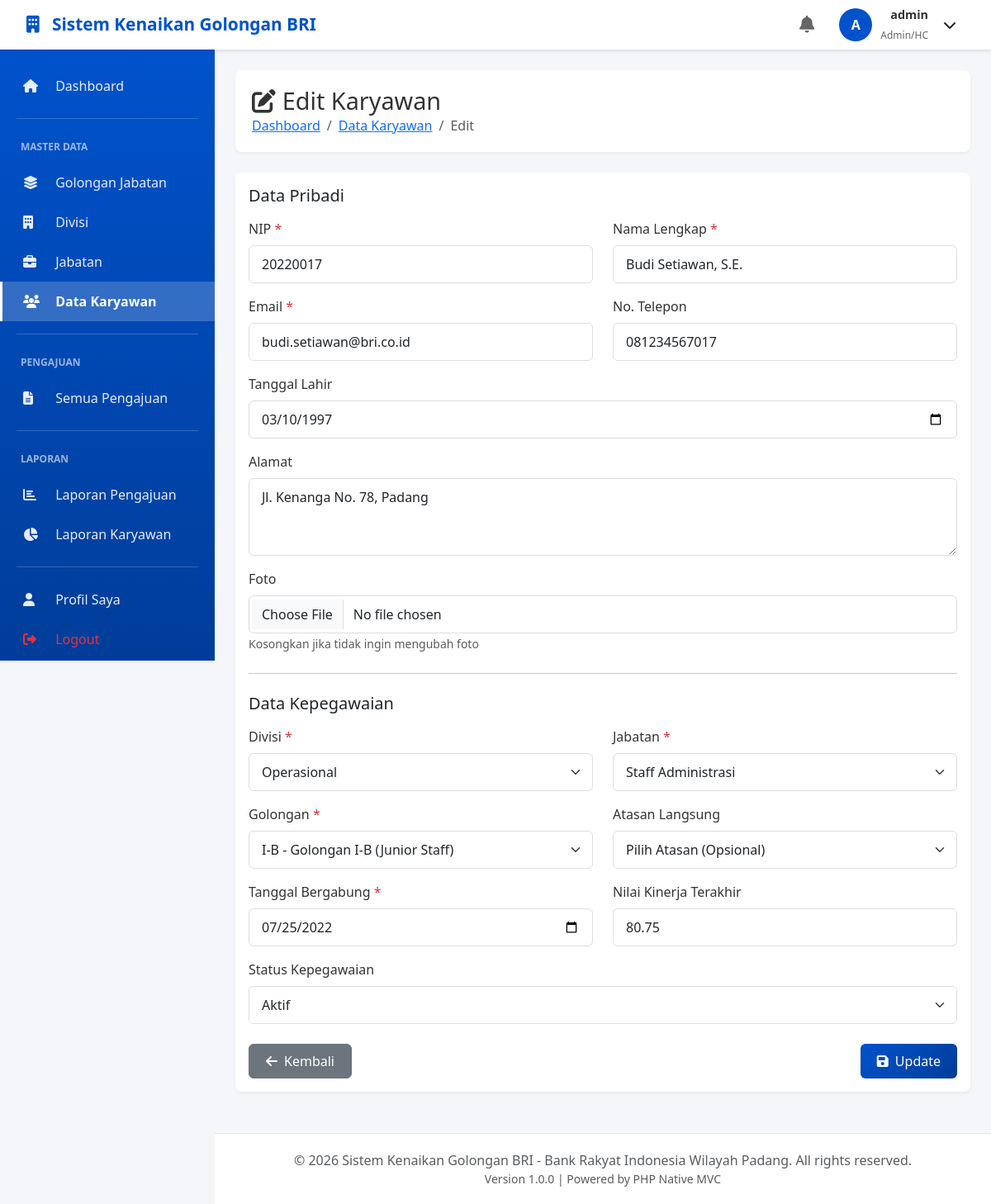
The page /pekerja/edit/29 (signed in) on the database its author committed.
### tables this page shows
CREATE TABLE IF NOT EXISTS `pekerja` (
  `id_pekerja` int NOT NULL AUTO_INCREMENT,
  `nip` varchar(20) NOT NULL,
  `nama_lengkap` varchar(100) NOT NULL,
  `tempat_lahir` varchar(50) DEFAULT NULL,
  `tanggal_lahir` date DEFAULT NULL,
  `jenis_kelamin` enum('L','P') NOT NULL,
  `alamat` text,
  `no_telepon` varchar(20) DEFAULT NULL,
  `email` varchar(100) NOT NULL,
  `id_divisi` int NOT NULL,
  `id_jabatan` int NOT NULL,
  `id_golongan_saat_ini` int NOT NULL,
  `tanggal_bergabung` date NOT NULL,
  `tanggal_golongan_terakhir` date DEFAULT NULL,
  `id_atasan` int DEFAULT NULL,
  `nilai_kinerja_terakhir` decimal(5,2) DEFAULT NULL,
  `foto` varchar(255) DEFAULT NULL,
  `status_kepegawaian` enum('aktif','cuti','nonaktif') DEFAULT 'aktif',
  `created_at` timestamp NULL DEFAULT CURRENT_TIMESTAMP,
  `updated_at` timestamp NULL DEFAULT CURRENT_TIMESTAMP ON UPDATE CURRENT_TIMESTAMP,
  PRIMARY KEY (`id_pekerja`),
  UNIQUE KEY `nip` (`nip`),
  UNIQUE KEY `email` (`email`),
  KEY `id_jabatan` (`id_jabatan`),
  KEY `id_golongan_saat_ini` (`id_golongan_saat_ini`),
  KEY `id_atasan` (`id_atasan`),
  KEY `idx_divisi_status` (`id_divisi`,`status_kepegawaian`),
  CONSTRAINT `pekerja_ibfk_1` FOREIGN KEY (`id_divisi`) REFERENCES `divisi` (`id_divisi`),
  CONSTRAINT `pekerja_ibfk_2` FOREIGN KEY (`id_jabatan`) REFERENCES `jabatan` (`id_jabatan`),
  CONSTRAINT `pekerja_ibfk_3` FOREIGN KEY (`id_golongan_saat_ini`) REFERENCES `golongan_jabatan` (`id_golongan`),
  CONSTRAINT `pekerja_ibfk_4` FOREIGN KEY (`id_atasan`) REFERENCES `pekerja` (`id_pekerja`)
);

CREATE TABLE IF NOT EXISTS `divisi` (
  `id_divisi` int NOT NULL AUTO_INCREMENT,
  `kode_divisi` varchar(20) NOT NULL,
  `nama_divisi` varchar(100) NOT NULL,
  `deskripsi` text,
  `is_active` tinyint(1) DEFAULT '1',
  `created_at` timestamp NULL DEFAULT CURRENT_TIMESTAMP,
  `updated_at` timestamp NULL DEFAULT CURRENT_TIMESTAMP ON UPDATE CURRENT_TIMESTAMP,
  PRIMARY KEY (`id_divisi`),
  UNIQUE KEY `kode_divisi` (`kode_divisi`)
);

CREATE TABLE IF NOT EXISTS `jabatan` (
  `id_jabatan` int NOT NULL AUTO_INCREMENT,
  `kode_jabatan` varchar(20) NOT NULL,
  `nama_jabatan` varchar(100) NOT NULL,
  `id_golongan_minimal` int DEFAULT NULL,
  `deskripsi` text,
  `is_active` tinyint(1) DEFAULT '1',
  `created_at` timestamp NULL DEFAULT CURRENT_TIMESTAMP,
  `updated_at` timestamp NULL DEFAULT CURRENT_TIMESTAMP ON UPDATE CURRENT_TIMESTAMP,
  PRIMARY KEY (`id_jabatan`),
  UNIQUE KEY `kode_jabatan` (`kode_jabatan`),
  KEY `id_golongan_minimal` (`id_golongan_minimal`),
  CONSTRAINT `jabatan_ibfk_1` FOREIGN KEY (`id_golongan_minimal`) REFERENCES `golongan_jabatan` (`id_golongan`)
);

CREATE TABLE IF NOT EXISTS `golongan_jabatan` (
  `id_golongan` int NOT NULL AUTO_INCREMENT,
  `kode_golongan` varchar(10) NOT NULL,
  `nama_golongan` varchar(100) NOT NULL,
  `level` int NOT NULL,
  `sub_level` char(1) NOT NULL,
  `deskripsi` text,
  `syarat_minimal` text,
  `is_active` tinyint(1) DEFAULT '1',
  `created_at` timestamp NULL DEFAULT CURRENT_TIMESTAMP,
  `updated_at` timestamp NULL DEFAULT CURRENT_TIMESTAMP ON UPDATE CURRENT_TIMESTAMP,
  PRIMARY KEY (`id_golongan`),
  UNIQUE KEY `kode_golongan` (`kode_golongan`),
  KEY `idx_level_sub` (`level`,`sub_level`)
);

### app/views/pekerja/edit.php (the view, shortened to what the rows shown need)
<div class="content-header">
    <h1><i class="fas fa-edit me-2"></i>Edit Karyawan</h1>
    <nav aria-label="breadcrumb">
        <ol class="breadcrumb">
            <li class="breadcrumb-item"><a href="<?= BASE_URL ?>/dashboard">Dashboard</a></li>
            <li class="breadcrumb-item"><a href="<?= BASE_URL ?>/pekerja">Data Karyawan</a></li>
            <li class="breadcrumb-item active">Edit</li>
        </ol>
    </nav>
</div>
<div class="card">
    <div class="card-body">
        <?php
        $old = Session::get('old');
        ?>
        <form method="POST" action="<?= BASE_URL ?>/pekerja/update/<?= $pekerja->id_pekerja ?>" enctype="multipart/form-data">
            <h5 class="mb-3">Data Pribadi</h5>
            <div class="row">
                <div class="col-md-6">
                    <div class="mb-3">
                        <label for="nip" class="form-label">NIP <span class="text-danger">*</span></label>
                        <input type="text" class="form-control" id="nip" name="nip"
                               value="<?= $old['nip'] ?? $pekerja->nip ?>" required>
                    </div>
                </div>
                <div class="col-md-6">
                    <div class="mb-3">
                        <label for="nama_lengkap" class="form-label">Nama Lengkap <span class="text-danger">*</span></label>
                        <input type="text" class="form-control" id="nama_lengkap" name="nama_lengkap"
                               value="<?= $old['nama_lengkap'] ?? $pekerja->nama_lengkap ?>" required>
                    </div>
                </div>
            </div>
            <div class="row">
                <div class="col-md-6">
                    <div class="mb-3">
                        <label for="email" class="form-label">Email <span class="text-danger">*</span></label>
                        <input type="email" class="form-control" id="email" name="email"
                               value="<?= $old['email'] ?? $pekerja->email ?>" required>
                    </div>
                </div>
                <div class="col-md-6">
                    <div class="mb-3">
                        <label for="no_telepon" class="form-label">No. Telepon</label>
                        <input type="text" class="form-control" id="no_telepon" name="no_telepon"
                               value="<?= $old['no_telepon'] ?? $pekerja->no_telepon ?>">
                    </div>
                </div>
            </div>
            <div class="mb-3">
                <label for="tanggal_lahir" class="form-label">Tanggal Lahir</label>
                <input type="date" class="form-control" id="tanggal_lahir" name="tanggal_lahir"
                       value="<?= $old['tanggal_lahir'] ?? $pekerja->tanggal_lahir ?>">
            </div>
            <div class="mb-3">
                <label for="alamat" class="form-label">Alamat</label>
                <textarea class="form-control" id="alamat" name="alamat" rows="3"><?= $old['alamat'] ?? $pekerja->alamat ?></textarea>
            </div>
            <div class="mb-3">
                <label for="foto" class="form-label">Foto</label>
                <input type="file" class="form-control" id="foto" name="foto" accept="image/*">
                <small class="text-muted">Kosongkan jika tidak ingin mengubah foto</small>
            </div>
            <hr class="my-4">
            <h5 class="mb-3">Data Kepegawaian</h5>
            <div class="row">
                <div class="col-md-6">
                    <div class="mb-3">
                        <label for="id_divisi" class="form-label">Divisi <span class="text-danger">*</span></label>
                        <select class="form-select" id="id_divisi" name="id_divisi" required>
                            <?php foreach ($divisi as $d): ?>
                                <option value="<?= $d->id_divisi ?>" <?= ($old['id_divisi'] ?? $pekerja->id_divisi) == $d->id_divisi ? 'selected' : '' ?>>
                                    <?= Helper::escape($d->nama_divisi) ?>
                                </option>
                            <?php endforeach; ?>
                        </select>
                    </div>
                </div>
                <div class="col-md-6">
                    <div class="mb-3">
                        <label for="id_jabatan" class="form-label">Jabatan <span class="text-danger">*</span></label>
                        <select class="form-select" id="id_jabatan" name="id_jabatan" required>
                            <?php foreach ($jabatan as $j): ?>
                                <option value="<?= $j->id_jabatan ?>" <?= ($old['id_jabatan'] ?? $pekerja->id_jabatan) == $j->id_jabatan ? 'selected' : '' ?>>
                                    <?= Helper::escape($j->nama_jabatan) ?>
                                </option>
                            <?php endforeach; ?>
                        </select>
                    </div>
                </div>
            </div>
            <div class="row">
                <div class="col-md-6">
                    <div class="mb-3">
                        <label for="id_golongan_saat_ini" class="form-label">Golongan <span class="text-danger">*</span></label>
                        <select class="form-select" id="id_golongan_saat_ini" name="id_golongan_saat_ini" required>
                            <?php foreach ($golongan as $g): ?>
                                <option value="<?= $g->id_golongan ?>" <?= ($old['id_golongan_saat_ini'] ?? $pekerja->id_golongan_saat_ini) == $g->id_golongan ? 'selected' : '' ?>>
                                    <?= Helper::escape($g->kode_golongan) ?> - <?= Helper::escape($g->nama_golongan) ?>
                                </option>
                            <?php endforeach; ?>
                        </select>
                    </div>
                </div>
                <div class="col-md-6">
                    <div class="mb-3">
                        <label for="id_atasan" class="form-label">Atasan Langsung</label>
                        <select class="form-select" id="id_atasan" name="id_atasan">
                            <option value="">Pilih Atasan (Opsional)</option>
                        </select>
                    </div>
                </div>
            </div>
            <div class="row">
                <div class="col-md-6">
                    <div class="mb-3">
                        <label for="tanggal_bergabung" class="form-label">Tanggal Bergabung <span class="text-danger">*</span></label>
                        <input type="date" class="form-control" id="tanggal_bergabung" name="tanggal_bergabung"
                               value="<?= $old['tanggal_bergabung'] ?? $pekerja->tanggal_bergabung ?>" required>
                    </div>
                </div>
                <div class="col-md-6">
                    <div class="mb-3">
                        <label for="nilai_kinerja_terakhir" class="form-label">Nilai Kinerja Terakhir</label>
                        <input type="number" class="form-control" id="nilai_kinerja_terakhir"
                               name="nilai_kinerja_terakhir" step="0.01" min="0" max="100"
                               value="<?= $old['nilai_kinerja_terakhir'] ?? $pekerja->nilai_kinerja_terakhir ?>">
                    </div>
                </div>
            </div>
            <div class="mb-3">
                <label for="status_kepegawaian" class="form-label">Status Kepegawaian</label>
                <select class="form-select" id="status_kepegawaian" name="status_kepegawaian">
                    <option value="aktif" <?= ($old['status_kepegawaian'] ?? $pekerja->status_kepegawaian) == 'aktif' ? 'selected' : '' ?>>Aktif</option>
                </select>
            </div>
            <div class="d-flex justify-content-between mt-4">
                <a href="<?= BASE_URL ?>/pekerja" class="btn btn-secondary">
                    <i class="fas fa-arrow-left me-2"></i>Kembali
                </a>
                <button type="submit" class="btn btn-primary">
                    <i class="fas fa-save me-2"></i>Update
                </button>
            </div>
        </form>
    </div>
</div>

### rows shown on the page
pekerja: nip "20220017", nama_lengkap "Budi Setiawan, S.E.", email "budi.setiawan@bri.co.id", no_telepon "081234567017", tanggal_lahir "03/10/1997", alamat "Jl. Kenanga No. 78, Padang", id_divisi "Operasional", id_jabatan "Staff Administrasi", id_golongan_saat_ini "I-B - Golongan I-B (Junior Staff)", tanggal_bergabung "07/25/2022", nilai_kinerja_terakhir "80.75", status_kepegawaian "Aktif"

### other values the page prints
APP_NAME "Sistem Kenaikan Golongan BRI"
substr(Session::get('nama_lengkap', Session::get('username')), 0, 1) "A"
Helper::escape(Session::get('nama_lengkap', Session::get('username'))) "admin"
Helper::getRoleLabel(Session::getRole()) "Admin/HC"
APP_VERSION "1.0.0"
